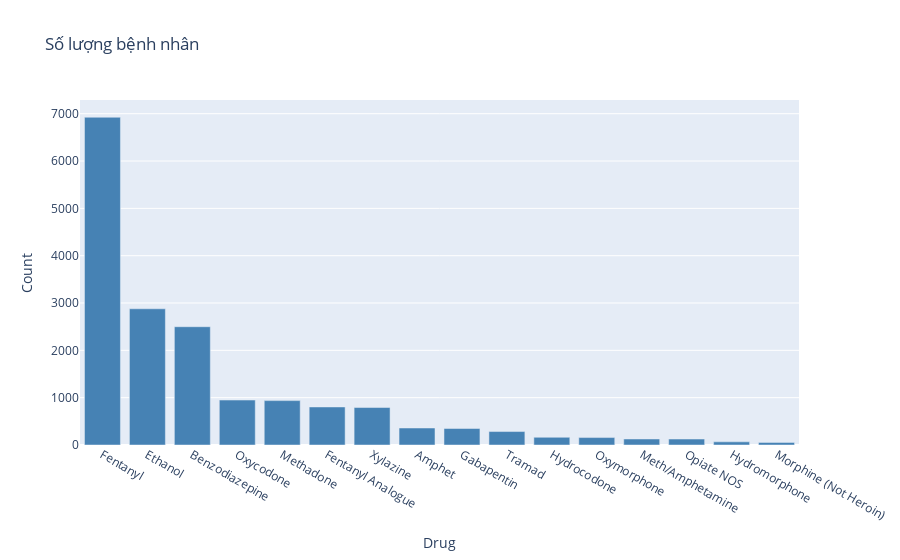

Here is the notebook cell this chart was saved with:
### Markdown cell above
We will create a bar chart to visualize the frequency of each drug found in the bodies of the victims.

### Code cell
#LẶp qua tất cả các cột thuốc, vì đây là boolean nên chỉ cần dùng .sum() để đếm số lượng True
drugs_found = DrugDeath_df[drug_column].sum().sort_values(ascending=False)
drugs_found 

# Chuyển đổi Series thành DataFrame để vẽ biểu đồ
drugs_found_df = drugs_found.reset_index()
drugs_found_df.columns = ['Drug', 'Count']

# Vẽ biểu đồ cột
fig = px.bar(drugs_found_df, x='Drug', y='Count', title='Số lượng bệnh nhân', color_discrete_sequence=['steelblue'])
fig.show()

### Figure 1 — Plotly figure (JSON) as saved in the notebook; plotly's stock layout.template omitted (floating-point values rounded to 4 significant figures)
{"data": [{"alignmentgroup": "True", "hovertemplate": "Drug=%{x}<br>Count=%{y}<extra></extra>", "legendgroup": "", "marker": {"color": "steelblue", "pattern": {"shape": ""}}, "name": "", "offsetgroup": "", "orientation": "v", "showlegend": false, "textposition": "auto", "type": "bar", "x": ["Fentanyl", "Ethanol", "Benzodiazepine", "Oxycodone", "Methadone", "Fentanyl Analogue", "Xylazine", "Amphet", "Gabapentin", "Tramad", "Hydrocodone", "Oxymorphone", "Meth/Amphetamine", "Opiate NOS", "Hydromorphone", "Morphine (Not Heroin)"], "xaxis": "x", "y": [6925, 2878, 2499, 950, 938, 804, 792, 359, 348, 284, 163, 157, 127, 126, 67, 55], "yaxis": "y"}], "layout": {"barmode": "relative", "legend": {"tracegroupgap": 0}, "title": {"text": "Số lượng bệnh nhân"}, "xaxis": {"anchor": "y", "domain": [0, 1], "title": {"text": "Drug"}}, "yaxis": {"anchor": "x", "domain": [0, 1], "title": {"text": "Count"}}}}
